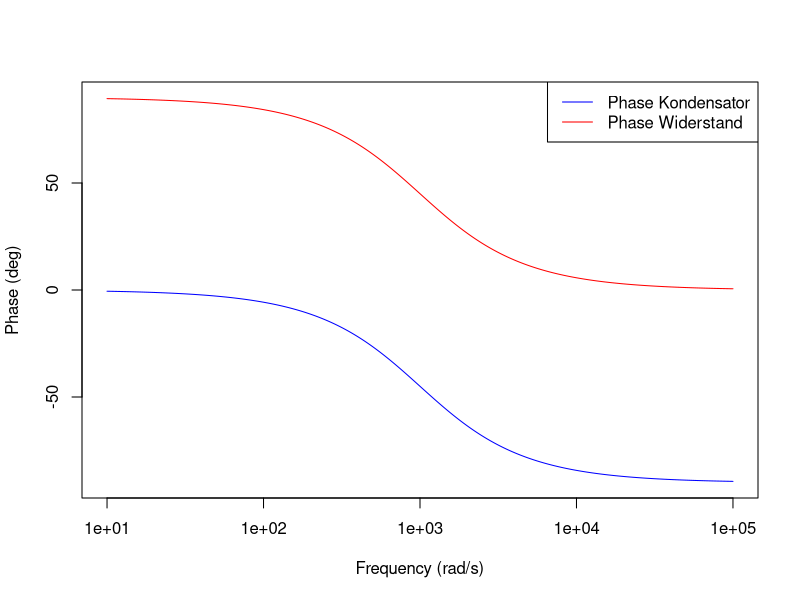
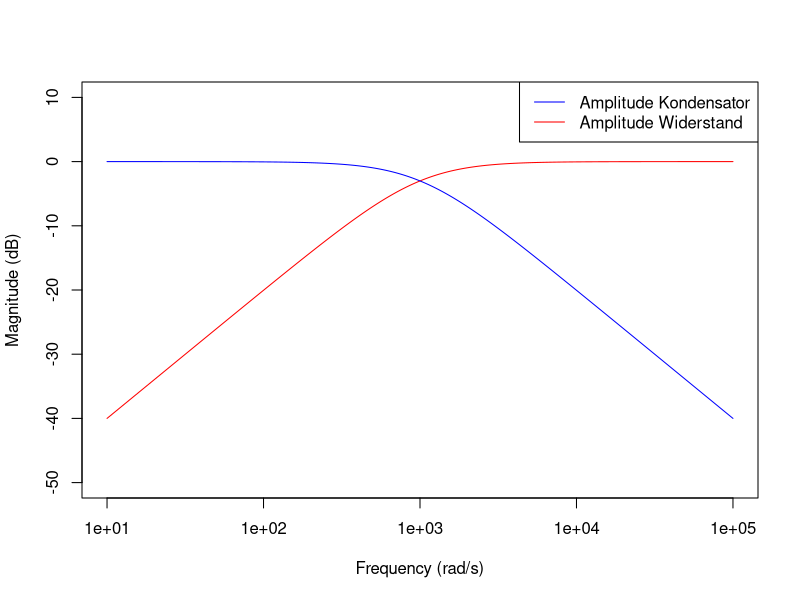

These figures' R source, in order:
radToDeg <- function(rad) {
    return((rad * 57.2958))
}

R <- 100
C <- 10 * 10^-6
wg <- 1/(R*C)
w <- 10:10^5
w_2 <- w/wg

y <- atan(1/w_2)
y_2 <- atan(- (w/wg))

# Phase R
plot(w,radToDeg(y), log="x", ylim=c(-90, 90), type="l", col="red", ylab="Phase (deg)", 
     xlab="Frequency (rad/s)")

# Phase C
lines(w, radToDeg(y_2), type="l", col="blue")

legend("topright", c("Phase Kondensator", "Phase Widerstand"), 
       col=c("blue", "red"), lwd=1)

# Magnitude R
y_r <- 20 * log10(w_2/sqrt(1+w_2^2))
plot(w, y_r, ylim=c(-50, 10), log="x", type="l", col="red", 
     xlab="Frequency (rad/s)", ylab="Magnitude (dB)")

# Magnitude C
y_c <- 20 * log10(1/sqrt(1+w_2^2))
lines(w, y_c, col="blue")

legend("topright", c("Amplitude Kondensator", "Amplitude Widerstand"), 
       col=c("blue", "red"), lwd=1)

